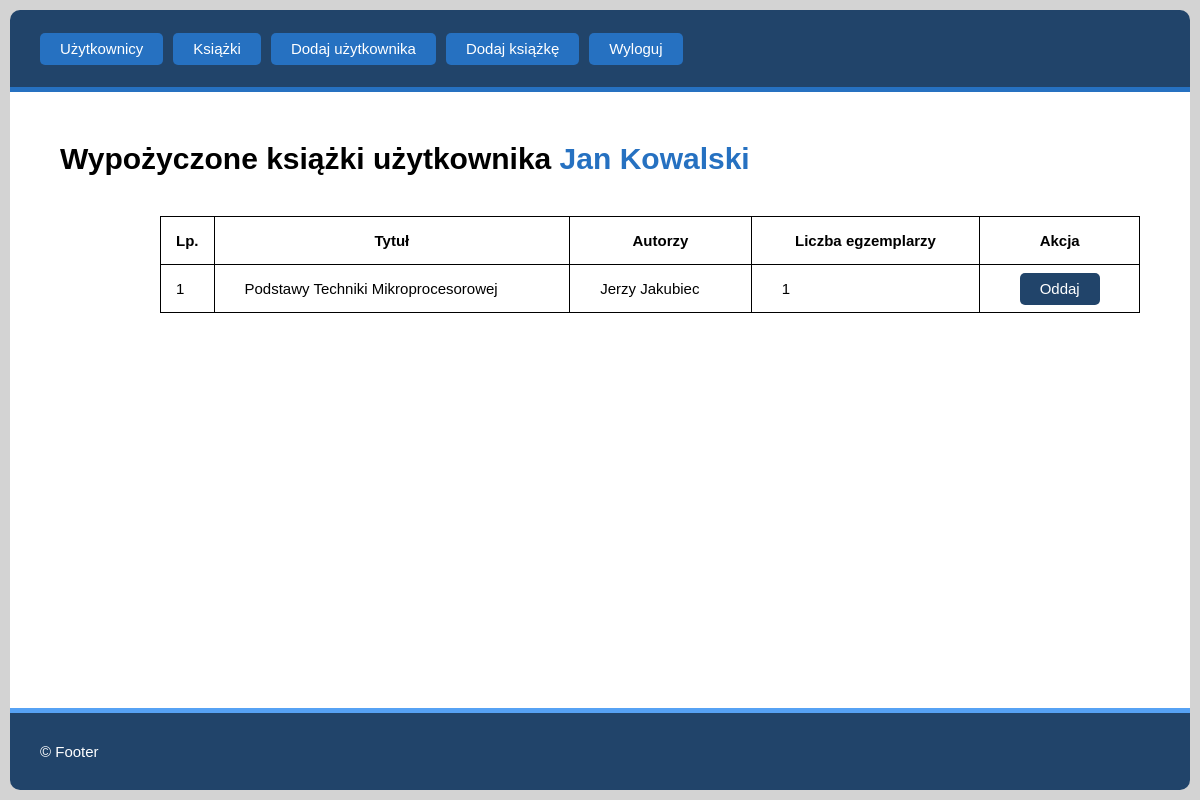
Screenshot of /index.php?action=books/rents&_userid=1 (signed in) with the database file from the repository.
### tables this page shows
CREATE TABLE `books` (
  `id` bigint(20) UNSIGNED NOT NULL,
  `title` varchar(100) NOT NULL,
  `authors` varchar(100) NOT NULL,
  `copies` int(10) UNSIGNED NOT NULL
);

### src/core/Renderer.php (called while the page is built, shortened)
<?php
class Renderer
{
    public function render($view, $data = array())
    {
        require_once Config::get('__MVC_VIEWS_DIR') . $view . '.php';
    }
}

### src/controllers/BooksController.php (called while the page is built, shortened)
<?php
class BooksController extends Controller
{
    private $_service;
    public function __construct()
    {
        $this->_service = BooksService::get_instance();
    }
    public function rents()
    {
        $auth_values = $this->_service->check_authentication_values();
        $rented_books = $this->_service->return_rents_books($auth_values['user']);
        $this->renderer->render('show_rented_books', array(
            'rented_books_data' => $rented_books,
            'is_self_user' => $auth_values['is_self_user'],
            'user_full_name' => $auth_values['user_full_name'],
            'header_mode' => $_SESSION['logged_user']['user_role'] === Config::get('__ADMIN_ROLE') ? 'admin' : 'user',
            'banner_text' => $this->_service->get_banner_text(),
            'banner_active_class' => !empty($this->_service->get_banner_text()) ? 'app__banner--enabled' : '',
            'banner_mode_class' => $this->_service->get_banner_error() ? 'app__banner--error' : 'app__banner--info',
        ));
    }
}

### src/core/MvcApplication.php (called while the page is built, shortened)
<?php
class MvcApplication
{
    private static $_instance;
    private $renderer_instance;
    private function __construct()
    {
        $this->renderer_instance = Renderer::get_instance();
        $this->render_mvc();
    }
    private function render_mvc()
    {
        try
        {
            $action_params = $this->parse_url();
            $this->controller_instance = new $controller_class_name;
            call_user_func([ $this->controller_instance, $action_params['method'] ]);
        }
        catch(LogicException $e)
        {
            $this->renderer_instance->render('_not-found');
            die;
        }
    }
    private function parse_url()
    {
        $action_type = Config::get('__MVC_DEF_METHOD');
        $separate_controller_and_method = explode('/', filter_var(rtrim($_GET['action']), FILTER_SANITIZE_URL));
        if (count($separate_controller_and_method) > 1)
        {
            $action_type = $separate_controller_and_method[1];
        }
        return array(
            'controller' => $this->parse_controller_name($separate_controller_and_method[0]),
            'method' =>     $action_type,
        );
    }
    private function parse_controller_name($controller_raw_name)
    {
        return ucfirst($controller_raw_name) . Config::get('__MVC_CONTROLLER_SUFFIX');
    }
    public static function run()
    {
        if (self::$_instance == null) self::$_instance = new MvcApplication();
    }
}

### index.php (called while the page is built, shortened)
<?php
require_once __DIR__ . __SEP__ . 'src' . __SEP__ . 'config.php';
MvcApplication::run();

### src/core/DbContext.php (called while the page is built, shortened)
<?php
class DbContext
{
    private static $_instance;
    private $_db_handler;
    private function __construct()
    {
        try
        {
            $this->_db_handler = new PDO(Config::get('__DB_DSN'), Config::get('__DB_USERNAME'), Config::get('__DB_PASSWORD'),
            Config::get('__DB_INIT_COMMANDS'));
            $this->_db_handler->setAttribute(PDO::ATTR_ERRMODE, PDO::ERRMODE_EXCEPTION);
        }
        catch (PDOException $e)
        {
            echo 'Nie udało połączyć się z bazą danych.';
            die;
        }
    }
    public function get_data_from_db($sql_query, $model_clazz, $id = null)
    {
        $cursor = null;
        $data_array = array();
        if (isset($id))
        {
            $prep_statement = $this->_db_handler->prepare($sql_query);
            $prep_statement->execute(array('id_sant' => (int) $id));
            $cursor = $prep_statement;
        }
        else
        {
            $cursor = $this->_db_handler->query($sql_query);
        }
        while ($mapped_objects = $cursor->fetchObject($model_clazz))
        {
            array_push($data_array, $mapped_objects);
        }
        return $data_array;
    }
    public function check_if_exist($sql_query, $model_clazz, $param_name_or_id, $redirect_controller, $redirect_action)
    {
        if (is_numeric($param_name_or_id)) $id = $param_name_or_id;
        else $id = $_GET['_' . $param_name_or_id . 'id'];
        if (isset($id) && is_numeric($id))
        {
            $result = $this->get_data_from_db($sql_query, $model_clazz, $id);
            if ($result) return $result[0];
        }
    }
    public function get_handler()
    {
        return $this->_db_handler;
    }
    public static function get_instance()
    {
        if (self::$_instance == null) self::$_instance = new DbContext();
        return self::$_instance;
    }
}

### src/core/Config.php (called while the page is built, shortened)
<?php
class Config
{
    private static $_values = array();
    public static function set($key, $value)
    {
        self::$_values[$key] = $value;
    }
    public static function get($key)
    {
        return self::$_values[$key];
    }
}

### src/services/BooksService.php (called while the page is built, shortened)
<?php
class BooksService extends Service
{
    public function check_authentication_values($skip_redirect = false)
    {
        $is_admin = $_SESSION['logged_user']['user_role'] === Config::get('__ADMIN_ROLE');
        $redir_path = $is_admin ? 'users' : 'books';
        if ($is_admin && !$skip_redirect) $books_user_id = (int)$_GET['_userid'];
        $found_user = $this->_pdo->check_if_exist(DbContext::GET_USER_QUERY, UserModel::class, $books_user_id, $redir_path, 'show');
        return array(
            'user' => $found_user,
            'is_self_user' => $_SESSION['logged_user']['user_id'] == $books_user_id,
            'user_full_name' => $is_admin ? $found_user->get_full_name() : $_SESSION['logged_user']['full_name'],
        );
    }
    public function return_rents_books($user_model)
    {
        $user_rented_books = array();
        try
        {
            $this->_dbh->beginTransaction();
            $query = "
                SELECT DISTINCT books.id AS id, books.title AS title, books.authors AS authors FROM books_users_binding
                INNER JOIN books ON books_users_binding.book_id = books.id
                INNER JOIN users ON books_users_binding.user_id = users.id
                WHERE books_users_binding.user_id = ?
            ";
            $statement = $this->_dbh->prepare($query);
            $statement->execute(array($user_model->get_id()));
            while($fetched_rented_book = $statement->fetchObject(RentedBookModel::class))
            {
                $count_query = "
                    SELECT COUNT(books_users_binding.book_id) FROM books_users_binding
                    WHERE books_users_binding.user_id = ? AND books_users_binding.book_id = ?
                ";
                $count_statement = $this->_dbh->prepare($count_query);
                $count_statement->execute(array($user_model->get_id(), $fetched_rented_book->get_id()));
                $count_of_single_book = $count_statement->fetch(PDO::FETCH_NUM)[0];
                array_push($user_rented_books, new RentedBookViewModel($fetched_rented_book, $count_of_single_book));
            }
            $this->_dbh->commit();
        }
        catch(Exception $e)
        {
            $this->_banner_error = true;
            $this->_banner_text = 'Nie udało się pobrać wypożyczonych książek użytkownika "' . $user_model->get_full_name() . '".';
            $this->_dbh->rollback();
        }
        finally
        {
            $statement->closeCursor();
        }
        return $user_rented_books;
    }
}

### src/models/RentedBookModel.php (called while the page is built, shortened)
<?php
class RentedBookModel
{
    protected $id;
    protected $title;
    protected $authors;
    public function get_id()
    {
        return $this->id;
    }
    public function get_title()
    {
        return $this->title;
    }
    public function get_authors()
    {
        return $this->authors;
    }
}
class RentedBookViewModel extends RentedBookModel
{
    protected $rented_count;
    public function __construct($rented_book_model, $rented_count)
    {
        $this->id = $rented_book_model->get_id();
        $this->title = $rented_book_model->get_title();
        $this->authors = $rented_book_model->get_authors();
        $this->rented_count = $rented_count;
    }
    public function get_rented_count()
    {
        return $this->rented_count;
    }
}

### src/core/Service.php (called while the page is built, shortened)
<?php
abstract class Service
{
    protected function __construct()
    {
        $this->_pdo = DbContext::get_instance();
        $this->_dbh = $this->_pdo->get_handler();
    }
}

### src/views/show_rented_books.php (the view, shortened to what this page needs)
<!DOCTYPE html>
<html lang="pl">
<head>
    <link rel="stylesheet" href="static/styles.css">
</head>
<body>
    <main class="app__content">
        <h1>Wypożyczone książki użytkownika <span class="user_highlight"><?= $data['user_full_name'] ?></span></h1>
        <div class="table-with-banner__container">
            <?php if ($data['rented_books_data']) { ?>
                <table class="app__table">
                    <tr>
                        <th class="cell--lp">Lp.</th>
                        <th>Tytuł</th>
                        <th>Autorzy</th>
                        <th>Liczba egzemplarzy</th>
                        <?php if ($data['is_self_user']) { ?>
                            <th>Akcja</th>
                        <?php } ?>
                    </tr>
                    <?php for ($i = 0; $i < count($data['rented_books_data']); $i++) { ?>
                        <tr>
                            <td class="cell--lp"><?= $i + 1 ?></td>
                            <td><?= $data['rented_books_data'][$i]->get_title() ?></td>
                            <td><?= $data['rented_books_data'][$i]->get_authors() ?></td>
                            <td><?= $data['rented_books_data'][$i]->get_rented_count() ?></td>
                            <?php if ($data['is_self_user']) { ?>
                                <td class="cell--center">
                                    <a class="button--default button__variant--normal"
                                        href="index.php?action=books/refund&_bookid=<?= $data['rented_books_data'][$i]->get_id() ?>">
                                        Oddaj
                                    </a>
                                </td>
                            <?php } ?>
                        </tr>
                    <?php } ?>
                </table>
            <?php } else { ?>
                <div class="app__banner app__banner--inline app__banner--warn">
                    Brak wypożyczonych książek. Kliknij <a href="index.php?action=books/show">tutaj</a> aby wypożyczyć książkę.
                </div>
            <?php } ?>
        </div>
    </main>
</body>
</html>

### static/styles.css (style rules this page uses)
* { padding: 0; margin: 0; box-sizing: border-box; font-family: sans-serif; }
h1 { margin-bottom: 40px; }
.user_highlight { color: #2671c1; }
body { height: 100vh; padding: 10px; display: flex; flex-direction: column; border-radius: 10px; width: 100%; font-size: 15px; background-color: lightgray; }
.app__header, .app__footer { display: flex; justify-content: flex-start; align-items: center; padding: 30px; width: 100%; color: white; background-color: #21446a; }
.app__header { border-bottom: 5px solid #2671c1; border-radius: 10px 10px 0 0; }
.header__list { display: flex; list-style-type: none; }
.header__list > li { margin-right: 10px; }
.header__list > li a.header__list__link { color: white; text-decoration: none; padding: 7px 20px 8px; background-color: #2671c1; border-radius: 5px; transition: .2s background-color linear; }
.app__footer { border-top: 5px solid #56a2f4; border-radius: 0 0 10px 10px; }
.app__content { padding: 50px; flex-grow: 1; background-color: white; }
.content__form__container, .form-with-banner__container, .table-with-banner__container { margin-left: 100px; max-width: 800px; }
.table-with-banner__container { max-width: 1100px; }
.app__table { border-collapse: collapse; width: 100%; }
.app__table td, .app__table th { padding: 15px 30px; border: 1px solid black; }
.app__table td.cell--lp, .app__table th.cell--lp { padding: 15px; width: 20px; }
.app__table td.cell--center { text-align: center; }
.button--default { width: fit-content; font-size: 15px; padding: 7px 20px 8px; border: none; cursor: pointer; }
.button__variant--normal, .button__variant--error { border-radius: 5px; transition: .2s all linear; background-color: #21446a; color: white; text-decoration: none; }

### rows the page displays
books: title "Podstawy Techniki Mikroprocesorowej", authors "Jerzy Jakubiec", rented_count "1"

### other values shown
$data['user_full_name'] "Jan Kowalski"
